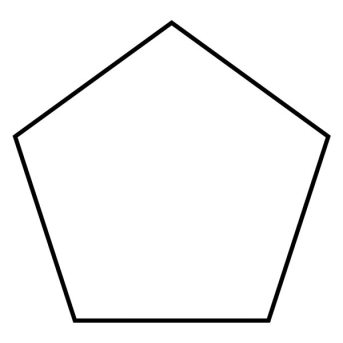
#> input picture pentagon.jpeg, 343 x 343 px
$ python hough.py
#> lines starting #> are read from the running program, lines starting #| are printed output that depends on the picture; after the words box and inside, x2 and y2 are one past the last pixel; in counts of white or black regions, pixels touching at a corner belong together
import numpy as np
import cv2

a = np.array([6,0])
b = np.array([0,0])
c = np.array([0,6])

ba = a - b
bc = c - b

cosine_angle = np.dot(ba, bc) / (np.linalg.norm(ba) * np.linalg.norm(bc))
angle = np.arccos(cosine_angle)

print(np.degrees(angle))

img = cv2.imread('pentagon.jpeg')
#> img is the input picture: shape (343, 343, 3); min 0, max 255, mean 246
gray = cv2.cvtColor(img,cv2.COLOR_BGR2GRAY)

kernel_size = 5
blur_gray = cv2.GaussianBlur(gray,(kernel_size, kernel_size),0)
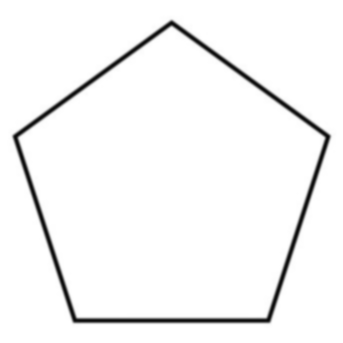
#> blur_gray: shape (343, 343); min 7, max 255, mean 246

low_threshold = 50
high_threshold = 150
edges = cv2.Canny(blur_gray, low_threshold, high_threshold)
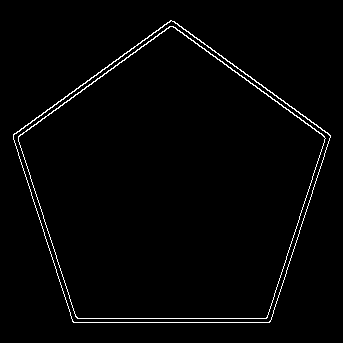
#> edges: shape (343, 343); 1.9% white in thin lines or dots, all inside (x1, y1, x2, y2) = (13, 20, 331, 323)

rho = 1  # distance resolution in pixels of the Hough grid
theta = np.pi / 180  # angular resolution in radians of the Hough grid
threshold = 15  # minimum number of votes (intersections in Hough grid cell)
min_line_length = 50  # minimum number of pixels making up a line
max_line_gap = 20  # maximum gap in pixels between connectable line segments
line_image = np.copy(img) * 0  # creating a blank to draw lines on
#> line_image: shape (343, 343, 3); every value is 0

# Run Hough on edge detected image
# Output "lines" is an array containing endpoints of detected line segments
lines = cv2.HoughLinesP(edges, rho, theta, threshold, np.array([]),
                    min_line_length, max_line_gap)
#> lines = 16 rows, first 6: [16, 133, 77, 322], [14, 140, 175, 23], [71, 318, 271, 318], [73, 322, 269, 322], [13, 134, 170, 20], [167, 23, 329, 140]

print(lines);
#> (printed output is left out)
for line in lines:
    for x1,y1,x2,y2 in line:
        cv2.line(line_image,(x1,y1),(x2,y2),(255,0,0),5)
#> this loop made 16 passes
#> line on passes 1 to 12: [[16, 133, 77, 322]], [[14, 140, 175, 23]], [[71, 318, 271, 318]], [[73, 322, 269, 322]], [[13, 134, 170, 20]], [[167, 23, 329, 140]], [[173, 21, 330, 135]], [[13, 137, 73, 321]], [[267, 317, 327, 132]], [[173, 26, 329, 139]], [[270, 321, 330, 136]], [[18, 136, 169, 26]]
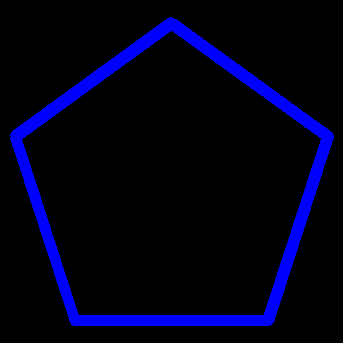
#> line_image: shape (343, 343, 3); mean B, G, R 24.3, 0, 0

# Draw the lines on the  image
lines_edges = cv2.addWeighted(img, 0.8, line_image, 1, 0)
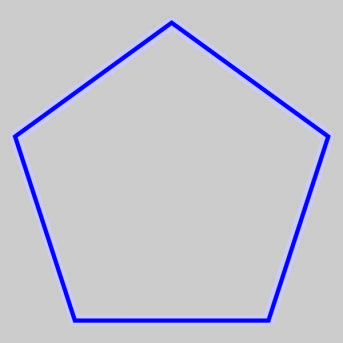
#> lines_edges: shape (343, 343, 3); mean B, G, R 208.8, 196.8, 196.8

cv2.imshow('img',line_image)
cv2.waitKey(0)
cv2.destroyAllWindows()

$ run again, with belah-ketupat.jpg copied over pentagon.jpeg
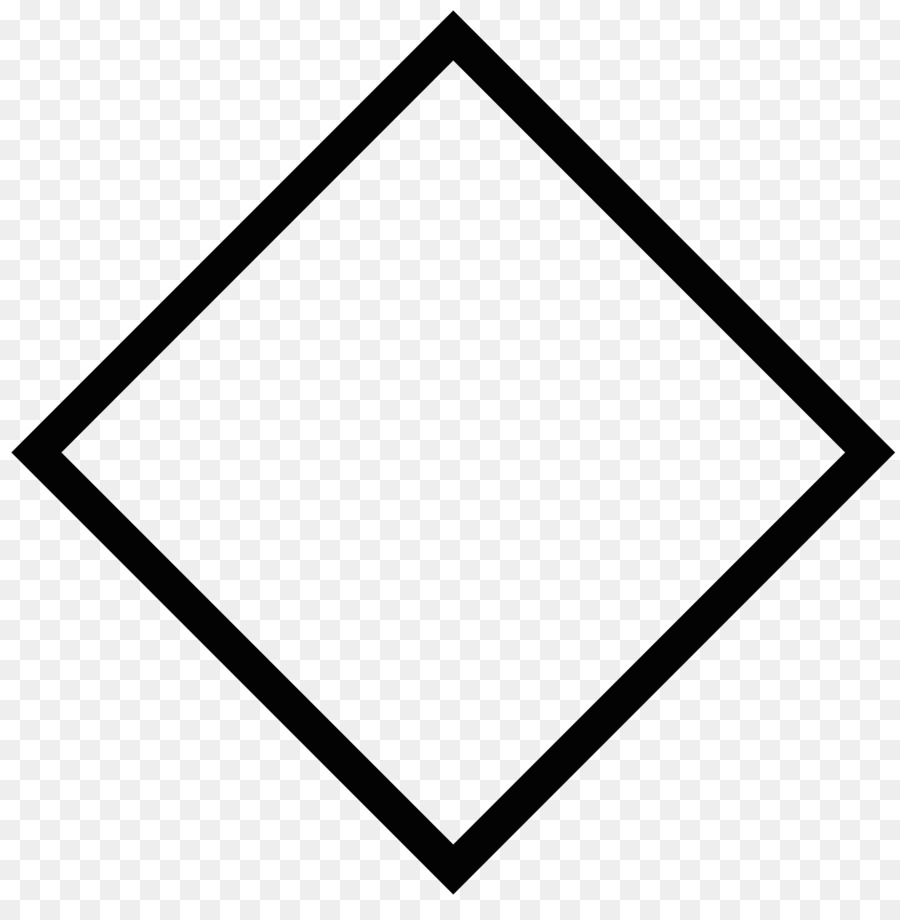
#> input picture belah-ketupat.jpg, 900 x 920 px
#> img is the input picture: shape (920, 900, 3); min 0, max 255, mean 221.8
#> `edges = cv2.Canny(blur_gray, low_threshold, high_threshold)`:
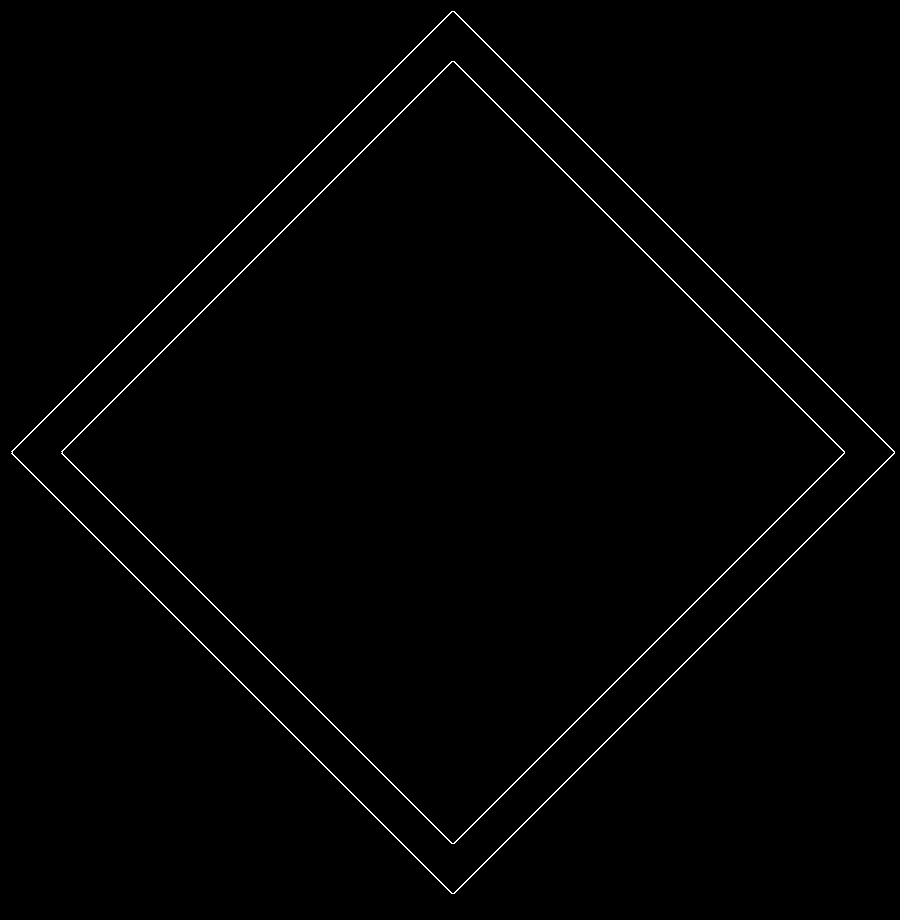
#> edges: shape (920, 900); 0.8% white in thin lines or dots
#> lines = 13 rows, first 6: [12, 451, 452, 11], [453, 893, 894, 452], [12, 453, 452, 893], [453, 11, 893, 451], [11, 453, 451, 893], [62, 453, 452, 843]
#| [[[ 12 451 452  11]]
#|  [[453 893 894 452]]
#|  [[ 12 453 452 893]]
#|  [[453  11 893 451]]
#|  [[ 11 453 451 893]]
#|  [[ 62 453 452 843]]
#> (further printed lines are left out)
#> the loop `for line in lines:` made 13 passes
#> `lines_edges = cv2.addWeighted(img, 0.8, line_image, 1, 0)`:
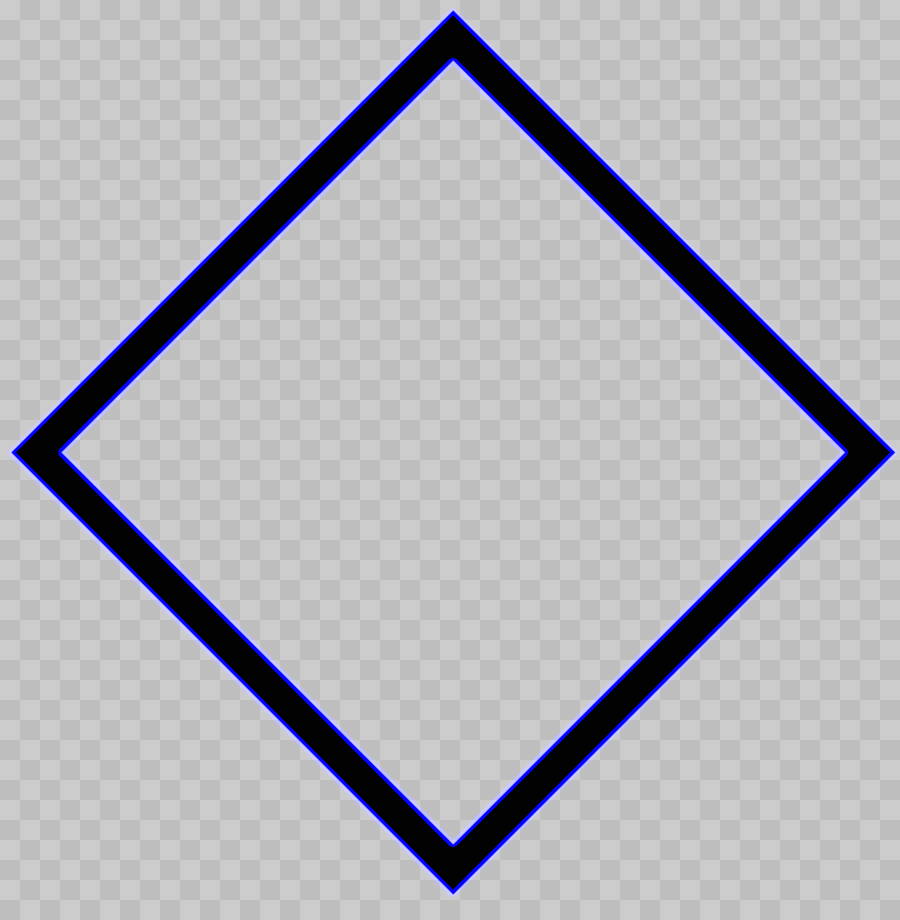
#> lines_edges: shape (920, 900, 3); mean B, G, R 183.4, 177.3, 177.3

$ run again, with heksagon.jpg copied over pentagon.jpeg
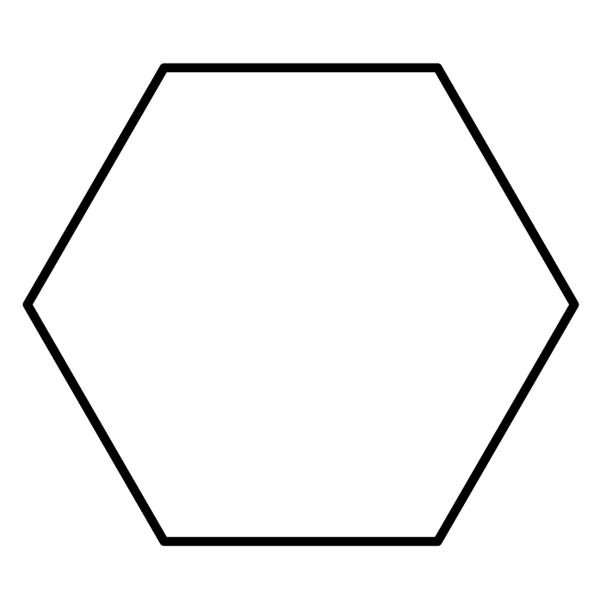
#> input picture heksagon.jpg, 600 x 600 px
#> img is the input picture: shape (600, 600, 3); min 0, max 255, mean 244.4
#> `edges = cv2.Canny(blur_gray, low_threshold, high_threshold)`:
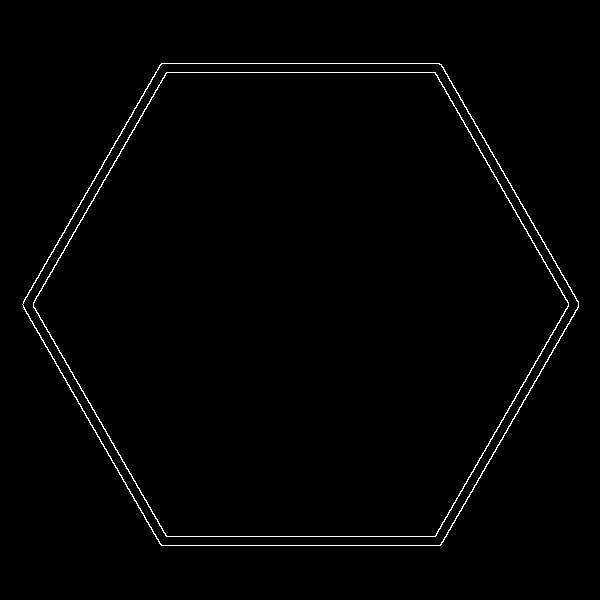
#> edges: shape (600, 600); 1.1% white in thin lines or dots, all inside (x1, y1, x2, y2) = (22, 63, 579, 546)
#> lines = 18 rows, first 6: [161, 63, 439, 63], [155, 536, 446, 536], [22, 304, 161, 545], [155, 72, 445, 72], [33, 303, 166, 73], [162, 545, 440, 545]
#> (printed output is left out)
#> the loop `for line in lines:` made 18 passes
#> `lines_edges = cv2.addWeighted(img, 0.8, line_image, 1, 0)`:
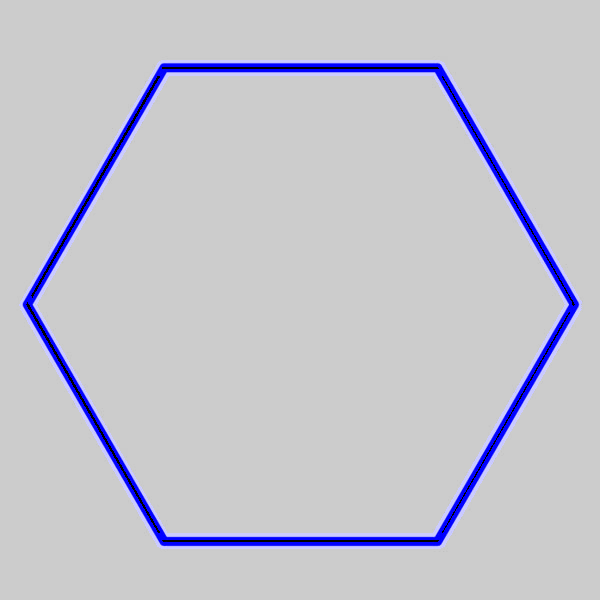
#> lines_edges: shape (600, 600, 3); mean B, G, R 205.7, 195.6, 195.6

$ run again, with segitiga-sama-sisi.jpg copied over pentagon.jpeg
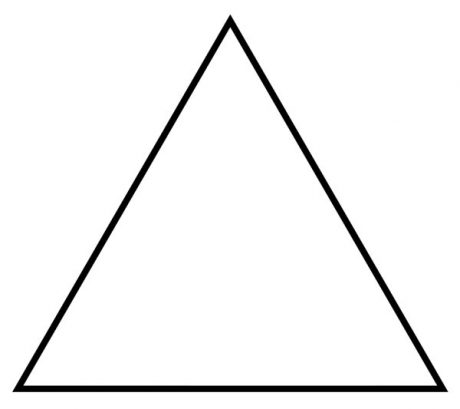
#> input picture segitiga-sama-sisi.jpg, 460 x 409 px
#> img is the input picture: shape (409, 460, 3); min 0, max 255, mean 243.9
#> `edges = cv2.Canny(blur_gray, low_threshold, high_threshold)`:
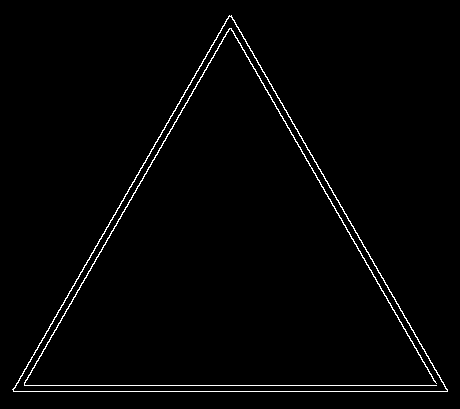
#> edges: shape (409, 460); 1.7% white in thin lines or dots, all inside (x1, y1, x2, y2) = (12, 15, 448, 392)
#> lines = [[13, 389, 229, 15], [230, 16, 447, 391], [16, 385, 444, 385], [19, 391, 233, 19], [13, 391, 446, 391], [226, 21, 435, 382], [24, 384, 234, 20], [231, 15, 447, 389], [13, 390, 229, 16]]
#| [[[ 13 389 229  15]]
#|  [[230  16 447 391]]
#|  [[ 16 385 444 385]]
#|  [[ 19 391 233  19]]
#|  [[ 13 391 446 391]]
#|  [[226  21 435 382]]
#> (further printed lines are left out)
#> the loop `for line in lines:` made 9 passes
#> `lines_edges = cv2.addWeighted(img, 0.8, line_image, 1, 0)`:
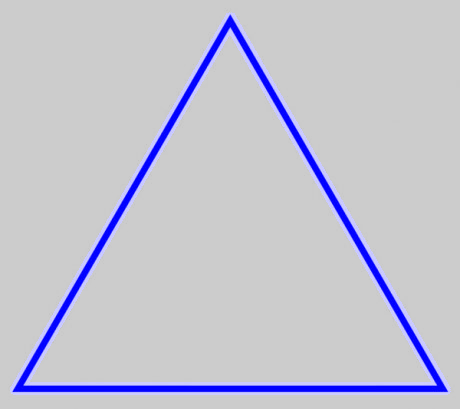
#> lines_edges: shape (409, 460, 3); mean B, G, R 208.7, 195.1, 195.1
